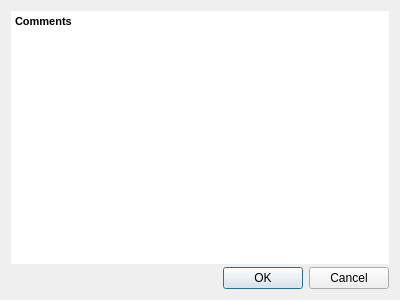
<?xml version="1.0" encoding="UTF-8"?>
<ui version="4.0">
 <class>AssetDetailsDialog</class>
 <widget class="QDialog" name="AssetDetailsDialog">
  <property name="geometry">
   <rect>
    <x>0</x>
    <y>0</y>
    <width>400</width>
    <height>300</height>
   </rect>
  </property>
  <property name="windowTitle">
   <string>Dialog</string>
  </property>
  <layout class="QVBoxLayout" name="verticalLayout">
   <property name="spacing">
    <number>3</number>
   </property>
   <item>
    <widget class="QTextEdit" name="commentEdit">
     <property name="frameShape">
      <enum>QFrame::NoFrame</enum>
     </property>
     <property name="html">
      <string>&lt;!DOCTYPE HTML PUBLIC &quot;-//W3C//DTD HTML 4.0//EN&quot; &quot;http://www.w3.org/TR/REC-html40/strict.dtd&quot;&gt;
&lt;html&gt;&lt;head&gt;&lt;meta name=&quot;qrichtext&quot; content=&quot;1&quot; /&gt;&lt;style type=&quot;text/css&quot;&gt;
p, li { white-space: pre-wrap; }
&lt;/style&gt;&lt;/head&gt;&lt;body style=&quot; font-family:'MS Shell Dlg 2'; font-size:8.25pt; font-weight:400; font-style:normal;&quot;&gt;
&lt;p style=&quot; margin-top:0px; margin-bottom:0px; margin-left:0px; margin-right:0px; -qt-block-indent:0; text-indent:0px;&quot;&gt;&lt;span style=&quot; font-weight:600;&quot;&gt;Comments&lt;/span&gt;&lt;/p&gt;&lt;/body&gt;&lt;/html&gt;</string>
     </property>
    </widget>
   </item>
   <item>
    <widget class="QDialogButtonBox" name="buttonBox">
     <property name="orientation">
      <enum>Qt::Horizontal</enum>
     </property>
     <property name="standardButtons">
      <set>QDialogButtonBox::Cancel|QDialogButtonBox::Ok</set>
     </property>
    </widget>
   </item>
  </layout>
 </widget>
 <resources/>
 <connections>
  <connection>
   <sender>buttonBox</sender>
   <signal>accepted()</signal>
   <receiver>AssetDetailsDialog</receiver>
   <slot>accept()</slot>
   <hints>
    <hint type="sourcelabel">
     <x>248</x>
     <y>254</y>
    </hint>
    <hint type="destinationlabel">
     <x>157</x>
     <y>274</y>
    </hint>
   </hints>
  </connection>
  <connection>
   <sender>buttonBox</sender>
   <signal>rejected()</signal>
   <receiver>AssetDetailsDialog</receiver>
   <slot>reject()</slot>
   <hints>
    <hint type="sourcelabel">
     <x>316</x>
     <y>260</y>
    </hint>
    <hint type="destinationlabel">
     <x>286</x>
     <y>274</y>
    </hint>
   </hints>
  </connection>
 </connections>
</ui>
